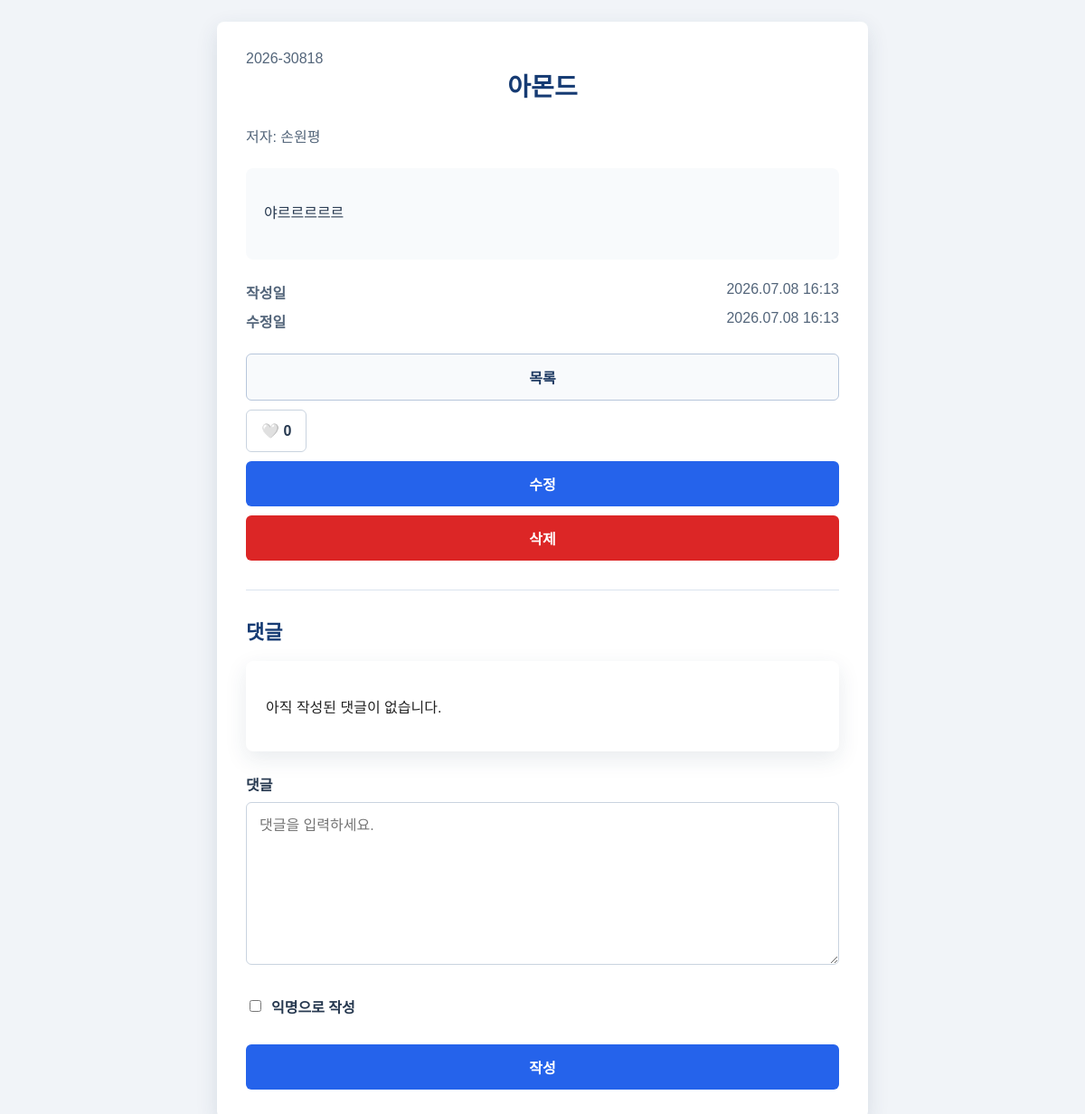
/recommendations/5/ (signed in), run on an earlier commit of the app's database.
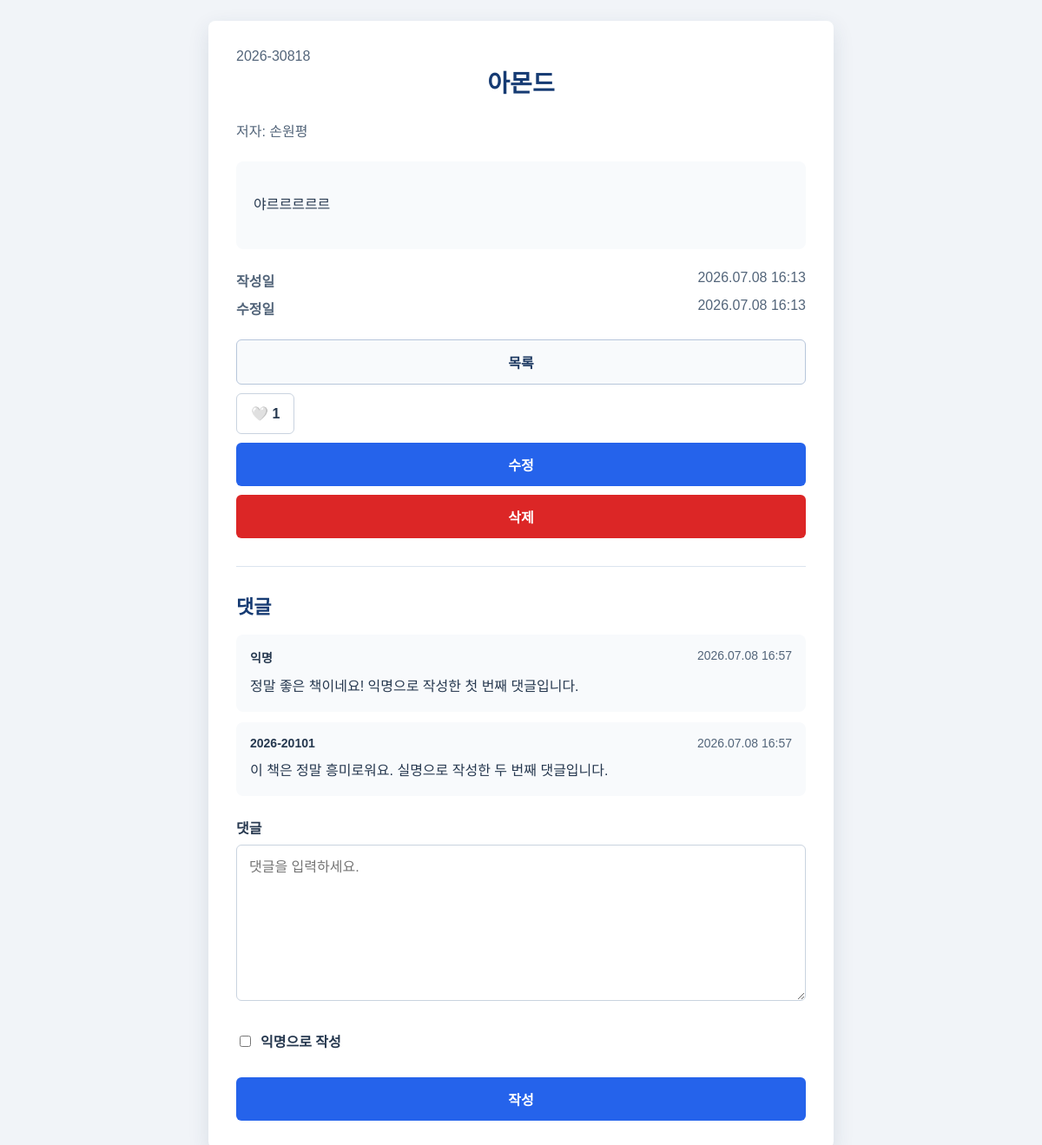
And on a later commit of the database.
### recommendations/models.py (models this page shows, shortened)
class Recommendation(models.Model):
    author = models.ForeignKey(
        settings.AUTH_USER_MODEL,
        on_delete=models.CASCADE,
        related_name='recommendations',
        verbose_name='작성자',
    )
    is_anonymous = models.BooleanField(default=False, verbose_name='익명 여부')
    writer_name = models.CharField(max_length=20, verbose_name='작성자 표시')
    book_title = models.CharField(max_length=100, verbose_name='책 제목')
    book_author = models.CharField(max_length=50, verbose_name='저자')
    post_text = models.TextField(verbose_name='추천 이유')
    created_at = models.DateTimeField(auto_now_add=True, verbose_name='작성일')
    updated_at = models.DateTimeField(auto_now=True, verbose_name='수정일')
    liked_users = models.ManyToManyField(
        settings.AUTH_USER_MODEL,
        blank=True,
        related_name='liked_recommendations',
        verbose_name='좋아요 사용자',
    )
    class Meta:
        ordering = ['-created_at']
        verbose_name = '추천글'
        verbose_name_plural = '추천글'
    @property
    def like_count(self):
        return self.liked_users.count()

class Comment(models.Model):
    recommendation = models.ForeignKey(
        Recommendation,
        on_delete=models.CASCADE,
        related_name='comments',
        verbose_name='추천글',
    )
    author = models.ForeignKey(
        settings.AUTH_USER_MODEL,
        on_delete=models.CASCADE,
        verbose_name='작성자',
    )
    is_anonymous = models.BooleanField(default=False, verbose_name='익명 여부')
    writer_name = models.CharField(max_length=30, verbose_name='작성자 표시')
    comment = models.TextField(verbose_name='댓글')
    created_at = models.DateTimeField(auto_now_add=True, verbose_name='작성일')
    class Meta:
        ordering = ['created_at']
        verbose_name = '댓글'
        verbose_name_plural = '댓글'

### recommendations/views.py (the view)
# urls.py: path('<int:id>/', views.recommendation_detail, name='recommendation_detail'),
def recommendation_detail(request, id):
    recommendation = get_object_or_404(
        Recommendation.objects.select_related('author'),
        id=id,
    )
    if request.method == 'POST':
        if not request.user.is_authenticated:
            return redirect('login')
        comment_form = CommentForm(request.POST)
        if comment_form.is_valid():
            comment = comment_form.save(commit=False)
            comment.recommendation = recommendation
            comment.author = request.user
            comment.writer_name = _build_writer_name(
                request.user,
                comment.is_anonymous,
            )
            comment.save()
            return redirect('recommendation_detail', id=recommendation.id)
    else:
        comment_form = CommentForm()
    comments = recommendation.comments.select_related('author').all()
    return render(
        request,
        'recommendations/detail.html',
        {
            'recommendation': recommendation,
            'comments': comments,
            'comment_form': comment_form,
        },
    )

### recommendations/forms.py (shortened to what this page needs)
class CommentForm(forms.ModelForm):
    class Meta:
        model = Comment
        fields = ['is_anonymous', 'comment']
        labels = {
            'is_anonymous': '익명으로 작성',
            'comment': '댓글',
        }
        widgets = {
            'is_anonymous': forms.CheckboxInput(),
            'comment': forms.Textarea(
                attrs={
                    'placeholder': '댓글을 입력하세요.',
                    'rows': 4,
                }
            ),
        }

### templates/recommendations/detail.html (shortened to what this page needs)
{% load static %}
<!DOCTYPE html>
<html lang="ko">
<head>
    <link rel="stylesheet" href="{% static 'users/style.css' %}">
</head>
<body>
    <main class="page">
        <article class="card detail-card">
            <p class="meta-text">{{ recommendation.writer_name }}</p>
            <h1>{{ recommendation.book_title }}</h1>
            <p class="author-text">저자: {{ recommendation.book_author }}</p>
            <div class="post-body">
                {{ recommendation.post_text|linebreaks }}
            </div>
            <dl class="date-list">
                <div>
                    <dt>작성일</dt>
                    <dd>{{ recommendation.created_at|date:"Y.m.d H:i" }}</dd>
                </div>
                <div>
                    <dt>수정일</dt>
                    <dd>{{ recommendation.updated_at|date:"Y.m.d H:i" }}</dd>
                </div>
            </dl>
            <div class="button-group">
                <a class="secondary-button link-button" href="{% url 'recommendation_list' %}">목록</a>
                <form method="post" action="{% url 'toggle_like' recommendation.id %}" class="like-form-detail">
                    <button type="submit" class="like-button-detail">
                        {% if request.user in recommendation.liked_users.all %}
                            ❤ {{ recommendation.like_count }}
                        {% else %}
                            🤍 {{ recommendation.like_count }}
                        {% endif %}
                    </button>
                </form>
                {% if request.user == recommendation.author or request.user.is_staff or request.user.is_superuser %}
                    <a class="primary-button link-button" href="{% url 'update_recommendation' recommendation.id %}">수정</a>
                    <a class="danger-button link-button" href="{% url 'delete_recommendation' recommendation.id %}">삭제</a>
                {% endif %}
            </div>
            <section class="comment-section">
                <h2>댓글</h2>
                <div class="comment-list">
                    {% for comment in comments %}
                        <div class="comment-item">
                            <div class="comment-meta">
                                <strong>{{ comment.writer_name }}</strong>
                                <span>{{ comment.created_at|date:"Y.m.d H:i" }}</span>
                            </div>
                            <div class="comment-content">
                                {{ comment.comment|linebreaks }}
                            </div>
                        </div>
                    {% empty %}
                        <div class="empty-box">
                            <p>아직 작성된 댓글이 없습니다.</p>
                        </div>
                    {% endfor %}
                </div>
                {% if request.user.is_authenticated %}
                    <form action="{% url 'recommendation_detail' recommendation.id %}" method="post" class="comment-form">
                        <div class="form-group">
                            <label for="{{ comment_form.comment.id_for_label }}">댓글</label>
                            {{ comment_form.comment }}
                        </div>
                        <div class="checkbox-group">
                            {{ comment_form.is_anonymous }}
                            <label for="{{ comment_form.is_anonymous.id_for_label }}">익명으로 작성</label>
                        </div>
                        <button type="submit" class="primary-button">작성</button>
                    </form>
                {% endif %}
            </section>
        </article>
    </main>
</body>
</html>

What changed in the data, as far as the page shows it:
computed for Recommendation "아몬드": like_count "0" → "1"
added Comment: writer_name "익명", created_at "2026.07.08 16:57", comment "정말 좋은 책이네요! 익명으로 작성한 첫 번째 댓글입니다."
added Comment: writer_name "2026-20101", created_at "2026.07.08 16:57", comment "이 책은 정말 흥미로워요. 실명으로 작성한 두 번째 댓글입니다."
Also different on the page:
text no longer shown: "아직 작성된 댓글이 없습니다."
